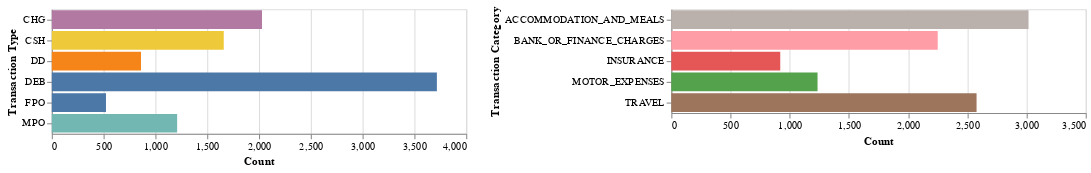

The cell this chart's notebook holds for it:
### Code cell
print("Train distributions ---")
show_graphs(train_df)

### Figure 1 — Vega-Lite specification as saved in the notebook (floating-point values rounded to 4 significant figures)
{"config": {"view": {"continuousWidth": 400, "continuousHeight": 300}}, "hconcat": [{"data": {"name": "data-30f83fd69bddb62ee17cd46de905417c"}, "mark": "bar", "encoding": {"color": {"type": "nominal", "field": "bank_transaction_type", "legend": null}, "x": {"type": "quantitative", "field": "bank_transaction_type", "title": "Count"}, "y": {"type": "nominal", "field": "index", "title": "Transaction Type"}}}, {"data": {"name": "data-734953ba7c3c0fb5923be0284b49f785"}, "mark": "bar", "encoding": {"color": {"type": "nominal", "field": "bank_transaction_category", "legend": null}, "x": {"type": "quantitative", "field": "bank_transaction_category", "title": "Count"}, "y": {"type": "nominal", "field": "index", "title": "Transaction Category"}}}], "$schema": "https://vega.github.io/schema/vega-lite/v4.8.1.json", "datasets": {"data-30f83fd69bddb62ee17cd46de905417c": [{"index": "DEB", "bank_transaction_type": 3717}, {"index": "CHG", "bank_transaction_type": 2029}, {"index": "CSH", "bank_transaction_type": 1660}, {"index": "MPO", "bank_transaction_type": 1210}, {"index": "DD", "bank_transaction_type": 861}, {"index": "FPO", "bank_transaction_type": 523}], "data-734953ba7c3c0fb5923be0284b49f785": [{"index": "ACCOMMODATION_AND_MEALS", "bank_transaction_category": 3017}, {"index": "TRAVEL", "bank_transaction_category": 2578}, {"index": "BANK_OR_FINANCE_CHARGES", "bank_transaction_category": 2250}, {"index": "MOTOR_EXPENSES", "bank_transaction_category": 1235}, {"index": "INSURANCE", "bank_transaction_category": 920}]}}
